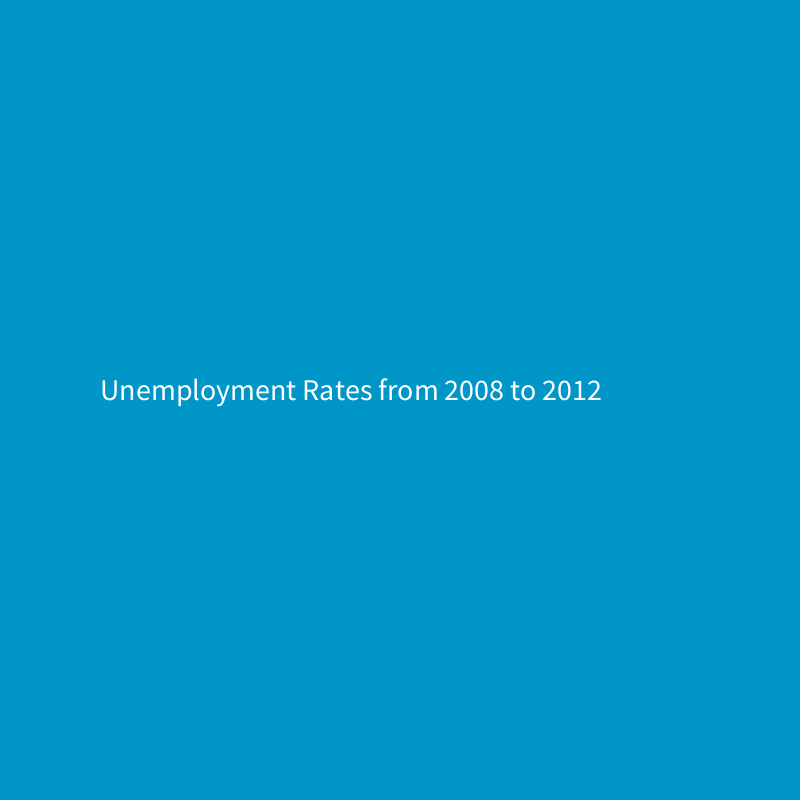
Frame 1 (no input)
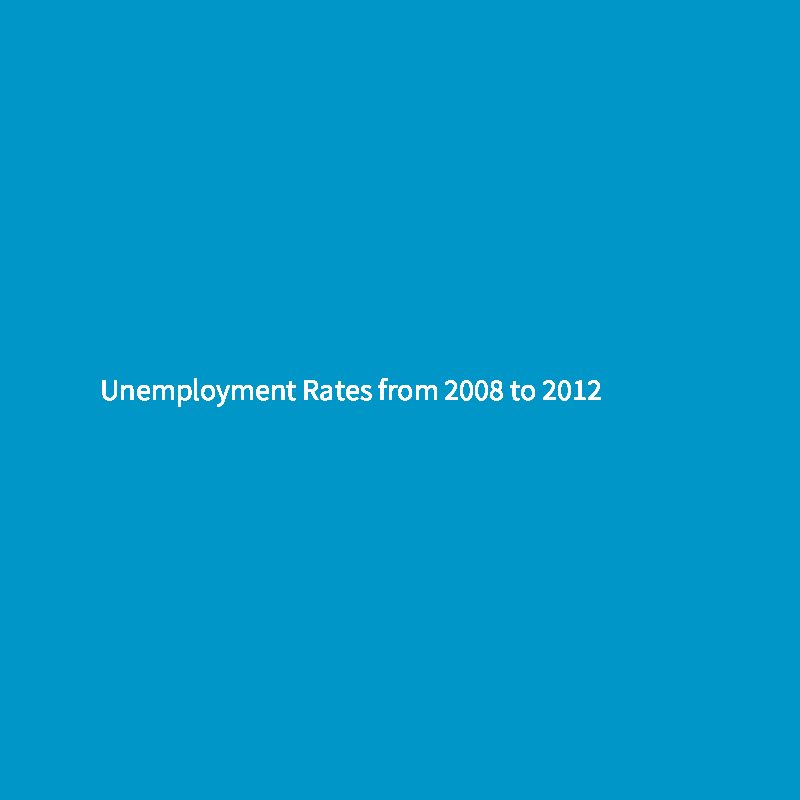
Frame 60 (the mouse pressed at the canvas centre just before this capture)
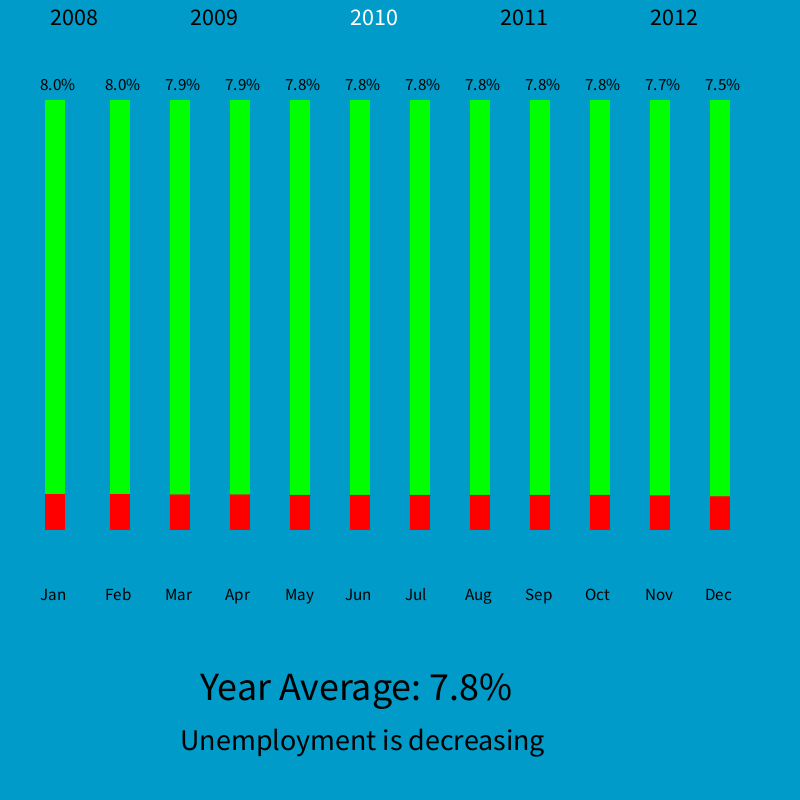
Frame 120 (the mouse held since frame 60 and released just before this capture)

The Processing sketch that drew these frames (run headless with seeded random() and noise(); from frame 60 on, the mouse is pressed at the canvas centre):

// Processing sketch: processing_95184
// ── processing_95184.pde

//fields
float weight = 0;
int clicker = 0;
int laborForce2008 = 0;
int employment2008 = 0;
int unemployment2008 = 0;
int laborForce2009 = 0;
int employment2009 = 0;
int unemployment2009 = 0;
int laborForce2010 = 0;
int employment2010 = 0;
int unemployment2010 = 0;
int laborForce2011 = 0;
int employment2011 = 0;
int unemployment2011 = 0;
int laborForce2012 = 0;
int employment2012 = 0;
int unemployment2012 = 0;
//methods
void setup() {
  size(800, 800);
  background(0,150,200);
}
void mousePressed() {
  clicker++;
}

void draw() {
  if (clicker == 0) {
    fill(255);
    textSize(30);
    text("Unemployment Rates from 2008 to 2012", 100, 400);
  }
  else {
    if (clicker == 1) {
      background(0);
      mousePressed();
    }
  }
  if (clicker>1) {
    if (mouseX > 0 && mouseX <= 160) {
      amount2008();
    }
    else {
      if (mouseX > 160 && mouseX <= 320) {
        amount2009();
      }
      else {
        if (mouseX > 320 && mouseX <= 480) {
          amount2010();
        }
        else {
          if (mouseX > 480 && mouseX <= 640) {
            amount2011();
          }
          else {
            if (mouseX > 640 && mouseX <= 800) {
              amount2012();
            }
          }
        }
      }
    }
    fill(0);
    textSize(17);
    text("Jan", 40, 600);
    text("Feb", 105, 600);
    text("Mar", 165, 600);
    text("Apr", 225, 600);
    text("May", 285, 600);
    text("Jun", 345, 600);
    text("Jul", 405, 600);
    text("Aug", 465, 600);
    text("Sep", 525, 600);
    text("Oct", 585, 600);
    text("Nov", 645, 600);
    text("Dec", 705, 600);
    //Asia
    if (mouseX > 0 && mouseX <= 160) {
      textSize(24);
      fill(255);
      text("2008", 50, 25);  
      fill(0);
      text("2009", 190, 25);  
      fill(0);
      text("2010", 350, 25);  
      fill(0);
      text("2011", 500, 25);  
      fill(0);
      text("2012", 650, 25);
    }
    else {
      //Africa
      if (mouseX > 160 && mouseX <= 320) {
        textSize(24);
        fill(0);
        text("2008", 50, 25);  
        fill(255);
        text("2009", 190, 25);  
        fill(0);
        text("2010", 350, 25);  
        fill(0);
        text("2011", 500, 25);  
        fill(0);
        text("2012", 650, 25);
      }
      else {
        //World
        if (mouseX > 320 && mouseX <= 480) {
          textSize(24);      
          fill(0);
          text("2008", 50, 25);  
          fill(0);
          text("2009", 190, 25);  
          fill(255);
          text("2010", 350, 25);  
          fill(0);
          text("2011", 500, 25);  
          fill(0);
          text("2012", 650, 25);
        }
        else {
          //Europe
          if (mouseX > 480 && mouseX <= 640) {
            textSize(24);
            fill(0);
            text("2008", 50, 25);  
            fill(0);
            text("2009", 190, 25);  
            fill(0);
            text("2010", 350, 25);  
            fill(255);
            text("2011", 500, 25);  
            fill(0);
            text("2012", 650, 25);
          }
          else {
            //North America
            if (mouseX > 640 && mouseX <= 800) {
              textSize(24);
              fill(0);
              text("2008", 50, 25);  
              fill(0);            
              text("2009", 190, 25);  
              fill(0);
              text("2010", 350, 25);  
              fill(0);
              text("2011", 500, 25); 
              fill(255); 
              text("2012", 650, 25);
              fill(255);
            }
          }
        }
      }
    }
  }
}
void amount2008(){
  float jan = .033;
  float feb = .033;
  float mar = .034;
  float apr = .036;
  float may = .038;
  float jun = .041;
  float jul = .043;
  float aug = .045;
  float sep = .048;
  float oct = .051;
  float nov = .055;
  float dec = .059;
  create(jan, feb, mar, apr, may, jun, jul, aug, sep, oct, nov, dec);
}
void amount2009() {
  float jan = .063;
  float feb = .066;
  float mar = .069;
  float apr = .072;
  float may = .073;
  float jun = .075;
  float jul = .076;
  float aug = .076;
  float sep = .077;
  float oct = .078;
  float nov = .079;
  float dec = .080;
  create(jan, feb, mar, apr, may, jun, jul, aug, sep, oct, nov, dec);
}
void amount2010() {
  float jan = .080;
  float feb = .080;
  float mar = .079;
  float apr = .079;
  float may = .078;
  float jun = .078;
  float jul = .078;
  float aug = .078;
  float sep = .078;
  float oct = .078;
  float nov = .077;
  float dec = .075;
  create(jan, feb, mar, apr, may, jun, jul, aug, sep, oct, nov, dec);
}
void amount2011() {
  float jan = .074;
  float feb = .073;
  float mar = .072;
  float apr = .072;
  float may = .073;
  float jun = .074;
  float jul = .075;
  float aug = .074;
  float sep = .074;
  float oct = .073;
  float nov = .071;
  float dec = .069;
  create(jan, feb, mar, apr, may, jun, jul, aug, sep, oct, nov, dec);
}
void amount2012() {
  float jan = .068;
  float feb = .067;
  float mar = .067;
  float apr = .068;
  float may = .068;
  float jun = .069;
  float jul = .070;
  float aug = .069;
  float sep = .069;
  float oct = .068;
  float nov = .067;
  float dec = .067;
  create(jan, feb, mar, apr, may, jun, jul, aug, sep, oct, nov, dec);
}
void create(float jan, float feb, float mar, float apr, float may, float jun, float jul, float aug, float sep, float oct, float nov, float dec) {
  fill(0,155,200);
  noStroke();
  rectMode(CENTER);
  rect(400,400,800,800);
  //january
  fill(0,255,0);
  rectMode(CORNERS);
  rect(45,530,65,100);
  fill(255,0,0);
  rect(45,530,65,530-(450*jan));
  fill(0);
  textSize(17);
  text(truncate(jan*100) + "%", 40, 90);
  //february
  fill(0,255,0);
  rectMode(CORNERS);
  rect(110,530,130,100);
  fill(255,0,0);
  rect(110,530,130,530-(450*feb));
  fill(0);
  text(truncate(feb*100) + "%", 105, 90);
  //march
  fill(0,255,0);
  rectMode(CORNERS);
  rect(170,530,190,100);
  fill(255,0,0);
  rect(170,530,190,530-(450*mar));
  fill(0);
  text(truncate(mar*100) + "%", 165, 90);
  //april
   fill(0,255,0);
  rectMode(CORNERS);
  rect(230,530,250,100);
  fill(255,0,0);
  rect(230,530,250,530-(450*apr));
  fill(0);
  text(truncate(apr*100) + "%", 225, 90);
  //may
  fill(0,255,0);
  rectMode(CORNERS);
  rect(290,530,310,100);
  fill(255,0,0);
  rect(290,530,310,530-(450*may));
  fill(0);
  text(truncate(may*100) + "%", 285, 90);
  //june
  fill(0,255,0);
  rectMode(CORNERS);
  rect(350,530,370,100);
  fill(255,0,0);
  rect(350,530,370,530-(450*jun));
  fill(0);
  text(truncate(jun*100) + "%", 345, 90);
  //july
  fill(0,255,0);
  rectMode(CORNERS);
  rect(410,530,430,100);
  fill(255,0,0);
  rect(410,530,430,530-(450*jul));
  fill(0);
  text(truncate(jul*100) + "%", 405, 90);
  //august
  fill(0,255,0);
  rectMode(CORNERS);
  rect(470,530,490,100);
  fill(255,0,0);
  rect(470,530,490,530-(450*aug));
  fill(0);
  text(truncate(aug*100) + "%", 465, 90);
  //september
  fill(0,255,0);
  rectMode(CORNERS);
  rect(530,530,550,100);
  fill(255,0,0);
  rect(530,530,550,530-(450*sep));
  fill(0);
  text(truncate(sep*100) + "%", 525, 90);
  //october
  fill(0,255,0);
  rectMode(CORNERS);
  rect(590,530,610,100);
  fill(255,0,0);
  rect(590,530,610,530-(450*oct));
  fill(0);
  text(truncate(oct*100) + "%", 585, 90);
  //november
  fill(0,255,0);
  rectMode(CORNERS);
  rect(650,530,670,100);
  fill(255,0,0);
  rect(650,530,670,530-(450*nov));
  fill(0);
  text(truncate(nov*100) + "%", 645, 90);
  //december
  fill(0,255,0);
  rectMode(CORNERS);
  rect(710,530,730,100);
  fill(255,0,0);
  rect(710,530,730,530-(450*dec));
  fill(0);
  text(truncate(dec*100) + "%", 705, 90);
  //average
  textSize(40);
  text("Year Average: " + truncate(((jan+feb+mar+apr+may+jun+jul+aug+sep+oct+nov+dec)/12)*100) + "%", 200, 700);
  if(jan<dec){
    textSize(30);
    text("Unemployment is increasing", 180, 750);
  } else{
    textSize(30);
    text("Unemployment is decreasing", 180, 750);
  }
}
float truncate(float x){
  if ( x > 0 )
    return float(floor(x * 10))/10;
  else
    return float(ceil(x * 10))/10;
}
